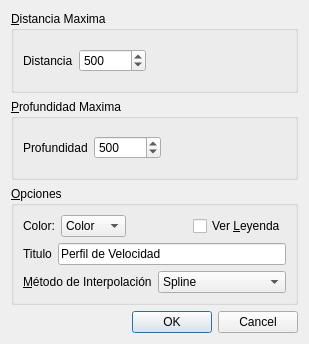
<ui version="4.0" >
 <class>ModelDialog</class>
 <widget class="QWidget" name="ModelDialog" >
  <property name="enabled" >
   <bool>true</bool>
  </property>
  <property name="geometry" >
   <rect>
    <x>0</x>
    <y>0</y>
    <width>309</width>
    <height>344</height>
   </rect>
  </property>
  <property name="windowTitle" >
   <string>Modelo de Velocidad</string>
  </property>
  <layout class="QGridLayout" name="gridLayout_5" >
   <item row="0" column="0" >
    <widget class="QGroupBox" name="groupBox_2" >
     <property name="title" >
      <string>&amp;Distancia Maxima</string>
     </property>
     <layout class="QGridLayout" name="gridLayout_3" >
      <item row="0" column="0" >
       <widget class="QLabel" name="label_4" >
        <property name="text" >
         <string>Distancia</string>
        </property>
        <property name="buddy" >
         <cstring>sbDistance</cstring>
        </property>
       </widget>
      </item>
      <item row="0" column="1" >
       <widget class="QSpinBox" name="sbDistance" >
        <property name="minimum" >
         <number>10</number>
        </property>
        <property name="maximum" >
         <number>9999999</number>
        </property>
        <property name="singleStep" >
         <number>1</number>
        </property>
        <property name="value" >
         <number>500</number>
        </property>
       </widget>
      </item>
      <item row="0" column="2" >
       <spacer name="horizontalSpacer" >
        <property name="orientation" >
         <enum>Qt::Horizontal</enum>
        </property>
        <property name="sizeHint" stdset="0" >
         <size>
          <width>40</width>
          <height>20</height>
         </size>
        </property>
       </spacer>
      </item>
     </layout>
    </widget>
   </item>
   <item row="1" column="0" >
    <widget class="QGroupBox" name="groupBox_4" >
     <property name="title" >
      <string>&amp;Profundidad Maxima</string>
     </property>
     <layout class="QGridLayout" name="gridLayout_2" >
      <item row="0" column="0" >
       <widget class="QLabel" name="label_6" >
        <property name="text" >
         <string>Profundidad</string>
        </property>
        <property name="buddy" >
         <cstring>sbDepth</cstring>
        </property>
       </widget>
      </item>
      <item row="0" column="1" >
       <widget class="QSpinBox" name="sbDepth" >
        <property name="minimum" >
         <number>10</number>
        </property>
        <property name="maximum" >
         <number>9999999</number>
        </property>
        <property name="singleStep" >
         <number>1</number>
        </property>
        <property name="value" >
         <number>500</number>
        </property>
       </widget>
      </item>
      <item row="0" column="2" >
       <spacer name="horizontalSpacer_2" >
        <property name="orientation" >
         <enum>Qt::Horizontal</enum>
        </property>
        <property name="sizeHint" stdset="0" >
         <size>
          <width>40</width>
          <height>20</height>
         </size>
        </property>
       </spacer>
      </item>
     </layout>
    </widget>
   </item>
   <item row="2" column="0" >
    <widget class="QGroupBox" name="groupBox_3" >
     <property name="title" >
      <string>&amp;Opciones</string>
     </property>
     <layout class="QGridLayout" name="gridLayout" >
      <item row="0" column="0" >
       <layout class="QHBoxLayout" name="horizontalLayout_4" >
        <item>
         <widget class="QLabel" name="label_8" >
          <property name="text" >
           <string>Color:</string>
          </property>
         </widget>
        </item>
        <item>
         <widget class="QComboBox" name="cbColor" >
          <item>
           <property name="text" >
            <string>Color</string>
           </property>
          </item>
          <item>
           <property name="text" >
            <string>Grises</string>
           </property>
          </item>
         </widget>
        </item>
        <item>
         <spacer name="horizontalSpacer_6" >
          <property name="orientation" >
           <enum>Qt::Horizontal</enum>
          </property>
          <property name="sizeHint" stdset="0" >
           <size>
            <width>40</width>
            <height>20</height>
           </size>
          </property>
         </spacer>
        </item>
        <item>
         <widget class="QCheckBox" name="chkLeyenda" >
          <property name="text" >
           <string>Ver &amp;Leyenda</string>
          </property>
         </widget>
        </item>
       </layout>
      </item>
      <item row="1" column="0" >
       <layout class="QHBoxLayout" name="horizontalLayout_5" >
        <item>
         <widget class="QLabel" name="label_9" >
          <property name="text" >
           <string>Titulo</string>
          </property>
         </widget>
        </item>
        <item>
         <widget class="QLineEdit" name="leTitulo" >
          <property name="text" >
           <string>Perfil de Velocidad</string>
          </property>
         </widget>
        </item>
       </layout>
      </item>
      <item row="2" column="0" >
       <layout class="QHBoxLayout" name="horizontalLayout" >
        <item>
         <widget class="QLabel" name="label_10" >
          <property name="text" >
           <string>&amp;Método de Interpolación</string>
          </property>
          <property name="buddy" >
           <cstring>cbMethod</cstring>
          </property>
         </widget>
        </item>
        <item>
         <widget class="QComboBox" name="cbMethod" >
          <item>
           <property name="text" >
            <string>Spline</string>
           </property>
          </item>
          <item>
           <property name="text" >
            <string>Lineal</string>
           </property>
          </item>
          <item>
           <property name="text" >
            <string>Mono</string>
           </property>
          </item>
          <item>
           <property name="text" >
            <string>Akima</string>
           </property>
          </item>
         </widget>
        </item>
       </layout>
      </item>
     </layout>
    </widget>
   </item>
   <item row="3" column="0" >
    <widget class="QDialogButtonBox" name="buttonBox" >
     <property name="standardButtons" >
      <set>QDialogButtonBox::Cancel|QDialogButtonBox::Ok</set>
     </property>
    </widget>
   </item>
  </layout>
 </widget>
 <resources/>
 <connections/>
</ui>
